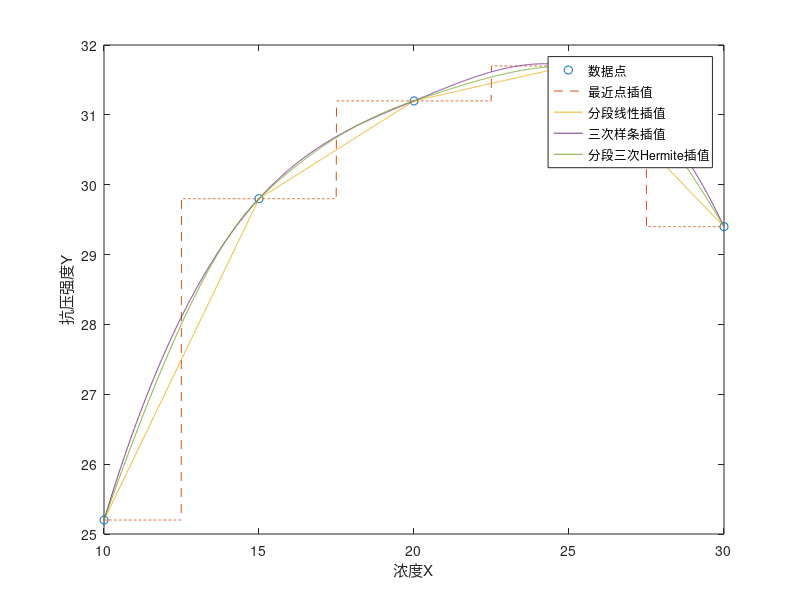

The MATLAB source for this figure:
clf

x = [10 15 20 25 30];
y = [25.2 29.8 31.2 31.7 29.4];
xi = 10:0.01:30;
yi1 = interp1(x,y,xi,"nearest");
yi2 = interp1(x,y,xi,"linear");
yi3 = interp1(x,y,xi,"spline");
yi4 = interp1(x,y,xi,"pchip");
plot(x,y,"o")
hold on
plot(xi,yi1,'--',xi,yi2,xi,yi3,xi,yi4)
xlabel("浓度X")
ylabel("抗压强度Y")
legend('数据点','最近点插值','分段线性插值','三次样条插值','分段三次Hermite插值')